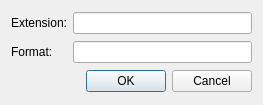
<?xml version="1.0" encoding="UTF-8"?>
<ui version="4.0">
 <class>FormatDialog</class>
 <widget class="QDialog" name="FormatDialog">
  <property name="geometry">
   <rect>
    <x>0</x>
    <y>0</y>
    <width>263</width>
    <height>105</height>
   </rect>
  </property>
  <property name="windowTitle">
   <string>Format</string>
  </property>
  <layout class="QGridLayout" name="gridLayout">
   <item row="0" column="0">
    <widget class="QLabel" name="label">
     <property name="text">
      <string>Extension:</string>
     </property>
    </widget>
   </item>
   <item row="0" column="1">
    <widget class="QLineEdit" name="leExtension"/>
   </item>
   <item row="1" column="0">
    <widget class="QLabel" name="label_2">
     <property name="text">
      <string>Format:</string>
     </property>
    </widget>
   </item>
   <item row="1" column="1">
    <widget class="QLineEdit" name="leFormat"/>
   </item>
   <item row="2" column="1">
    <widget class="QDialogButtonBox" name="buttonBox">
     <property name="orientation">
      <enum>Qt::Horizontal</enum>
     </property>
     <property name="standardButtons">
      <set>QDialogButtonBox::Cancel|QDialogButtonBox::Ok</set>
     </property>
    </widget>
   </item>
  </layout>
 </widget>
 <resources/>
 <connections>
  <connection>
   <sender>buttonBox</sender>
   <signal>rejected()</signal>
   <receiver>FormatDialog</receiver>
   <slot>reject()</slot>
   <hints>
    <hint type="sourcelabel">
     <x>316</x>
     <y>260</y>
    </hint>
    <hint type="destinationlabel">
     <x>286</x>
     <y>274</y>
    </hint>
   </hints>
  </connection>
 </connections>
</ui>
